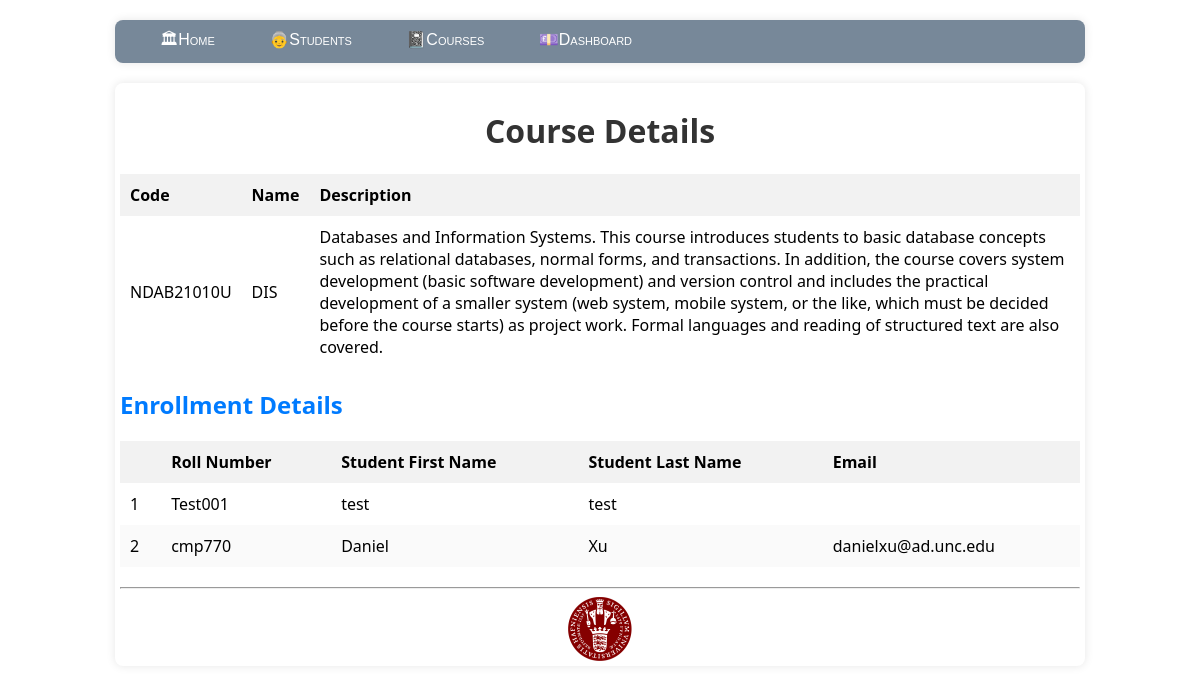
/course/2, run on the app's committed database.
### model.py (models this page shows)
class Course(db.Model):
    __tablename__='course'
    course_id=db.Column(db.Integer,primary_key=True,autoincrement=True)
    course_code=db.Column(db.String,unique=True,nullable=False)
    course_name=db.Column(db.String,nullable=False)
    course_description=db.Column(db.String)

class Student(db.Model):
    __tablename__='student'
    student_id=db.Column(db.Integer,primary_key=True,autoincrement=True)
    roll_number=db.Column(db.String,unique=True,nullable=False)
    email=db.Column(db.String)
    first_name=db.Column(db.String,nullable=False)
    last_name=db.Column(db.String, nullable=False)
    courses=db.relationship('Course',backref='student',secondary='enrollments')

### app.py (the view)
@app.route('/course/<int:course_id>', methods=['GET'])
def course_details(course_id):
    course = Course.query.get(course_id)
    enrollments = Enrollments.query.filter_by(ecourse_id=course_id).all()
    students = []
    for enrollment in enrollments:
        student = Student.query.get(enrollment.estudent_id)
        if student:
            students.append(student)
    return render_template('course_details.html', course=course, students=students)

### templates/course_details.html (shortened to what this page needs)
{% extends "layout.html" %}
{% block content %}
<h1>Course Details</h1>
<table id="course-detail">
    <thead>
        <tr>
            <th>Code</th>
            <th>Name</th>
            <th>Description</th>
        </tr>
    </thead>
    <tbody>
        <tr>
            <td>{{ course.course_code }}</td>
            <td>{{ course.course_name }}</td>
            <td>{{ course.course_description }}</td>
        </tr>
    </tbody>
</table>
<h2>Enrollment Details</h2>
<table id="course-table">
    <thead>
        <tr>
            <th></th>
            <th>Roll Number</th>
            <th>Student First Name</th>
            <th>Student Last Name</th>
            <th>Email</th>
        </tr>
    </thead>
    <tbody>
        {% for student in students %}
        <tr>
            <td>{{ loop.index }}</td>
            <td>{{ student.roll_number }}</td>
            <td>{{ student.first_name }}</td>
            <td>{{ student.last_name }}</td>
            <td>{{ student.email }}</td>
        </tr>
        {% endfor %}
    </tbody>
</table>
{% endblock %}

### static/site.css (style rules this page uses)
body { background-color: rgb(f0, f0, f0); font-family: Arial, sans-serif; margin: 0; padding: 0; }
h1 { text-align: center; color: #333; }
table { width: 100%; border-collapse: collapse; margin-bottom: 20px; }
th, td { padding: 10px; text-align: left; }
th { background-color: #f2f2f2; }
tr:nth-child(even) { background-color: #fafafa; }
h2 { color: #007bff; margin-bottom: 20px; }

### data on the page
Course: course_code "NDAB21010U", course_name "DIS", course_description "Databases and Information Systems. This course introduces students to basic database concepts such as relational databases, normal forms, and transactions. In addition, the course covers system development (basic software development) and version control and includes the practical development of a smaller system (web system, mobile system, or the like, which must be decided before the course starts) as project work. Formal languages and reading of structured text are also covered."
Student: roll_number "Test001", first_name "test", last_name "test"
Student: roll_number "cmp770", first_name "Daniel", last_name "Xu", email "danielxu@ad.unc.edu"
